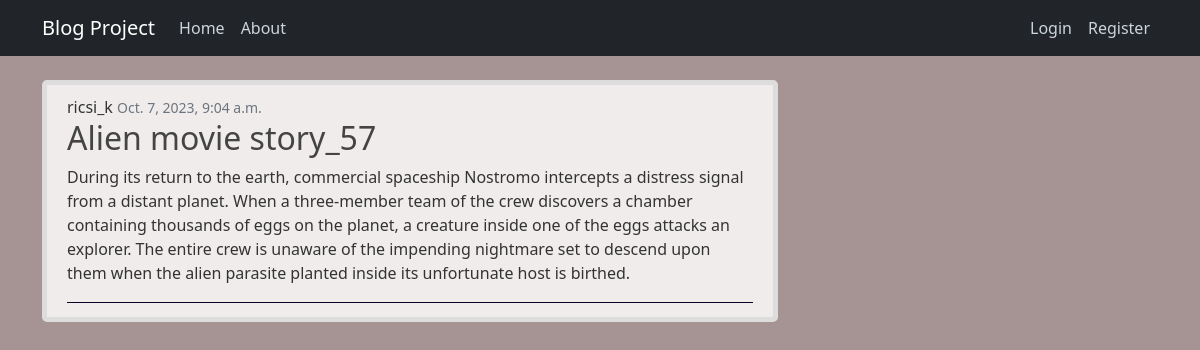
Screenshot of /post/57 with the database file from the repository.
### core_blog/models.py (models this page shows, shortened)
class PostModel(models.Model):
    title = models.CharField(max_length=100)
    content = models.TextField(max_length=4000)
    date_posted = models.DateTimeField(default=timezone.now) #referencia hivatkozás
    author = models.ForeignKey(User, on_delete=models.DO_NOTHING)
    class Meta:
        db_table = 'posts'

### core_blog/views.py (the view)
# urls.py: path('post/<int:pk>', post_detail_view, name='post-detail'),
def post_detail_view(request, pk):
    if request.method == 'POST':
        return HttpResponse('Wrong request type')
    context = {
        'object': PostModel.objects.get(id=pk)
    }
    return render(request, 'blog/post_detail.html', context=context)

### templates/blog/post_detail.html (shortened to what this page needs)
{% extends 'base/base.html' %}
{% block content %}
    <article class="media content-section">
        <div class="article-metadata">
            {{ object.author }}
            <small class="text-muted">{{ object.date_posted }}</small>
            <h2 class="article-title">{{ object.title }}</h2>
            <p class="article-content">{{ object.content }}</p>
        </div>
    </article>
{% endblock %}

### static/main.css (style rules this page uses)
body { background: #a69494; color: #333333; margin-top: 5rem; }
h1, h2, h3, h4, h5, h6 { color: #444444; }
.content-section { background: #f0ecec; padding: 10px 20px; border: 5px solid #dddddd; border-radius: 5px; margin-bottom: 20px; }
.article-title { color: #444444; }
.article-content { white-space: pre-line; }
.article-metadata { padding-bottom: 1px; margin-bottom: 4px; border-bottom: 1px solid #090225 }

### rows the page displays
PostModel: author "ricsi_k", date_posted "Oct. 7, 2023, 9:04 a.m.", title "Alien movie story_57", content "During its return to the earth, commercial spaceship Nostromo intercepts a distress signal from a distant planet. When a three-member team of the crew discovers a chamber containing thousands of eggs on the planet, a creature inside one of the eggs attacks an explorer. The entire crew is unaware of the impending nightmare set to descend upon them when the alien parasite planted inside its unfortunate host is birthed."
